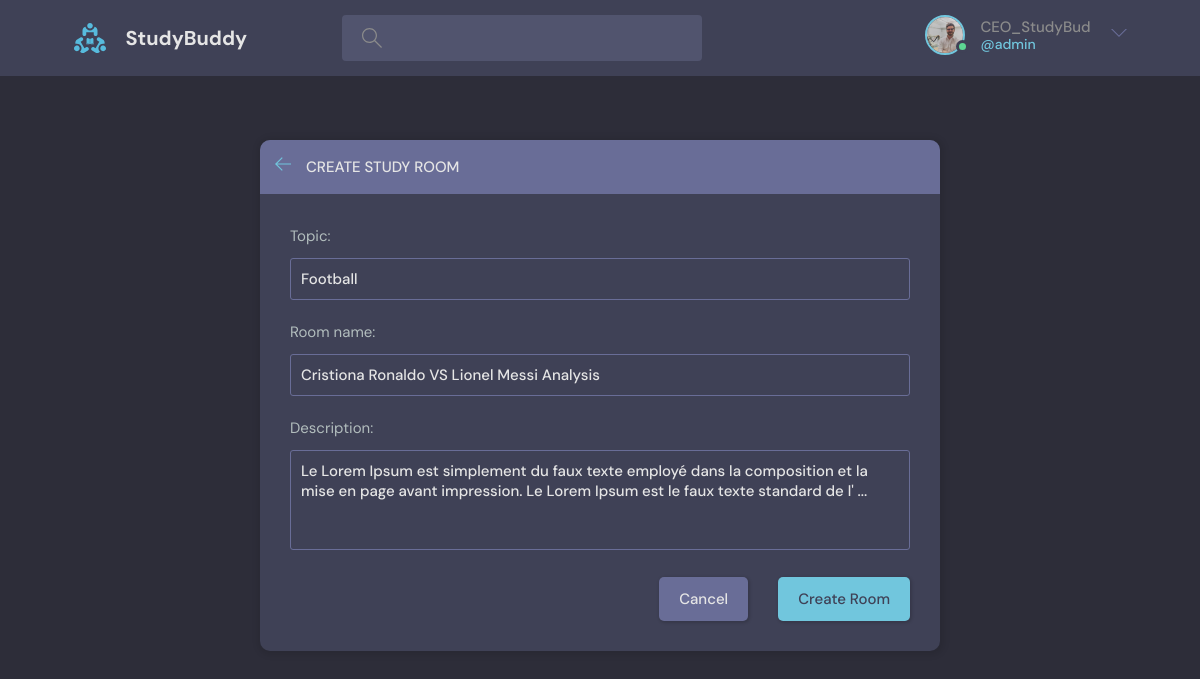
The app's page /update-room/1/ (signed in), older data.
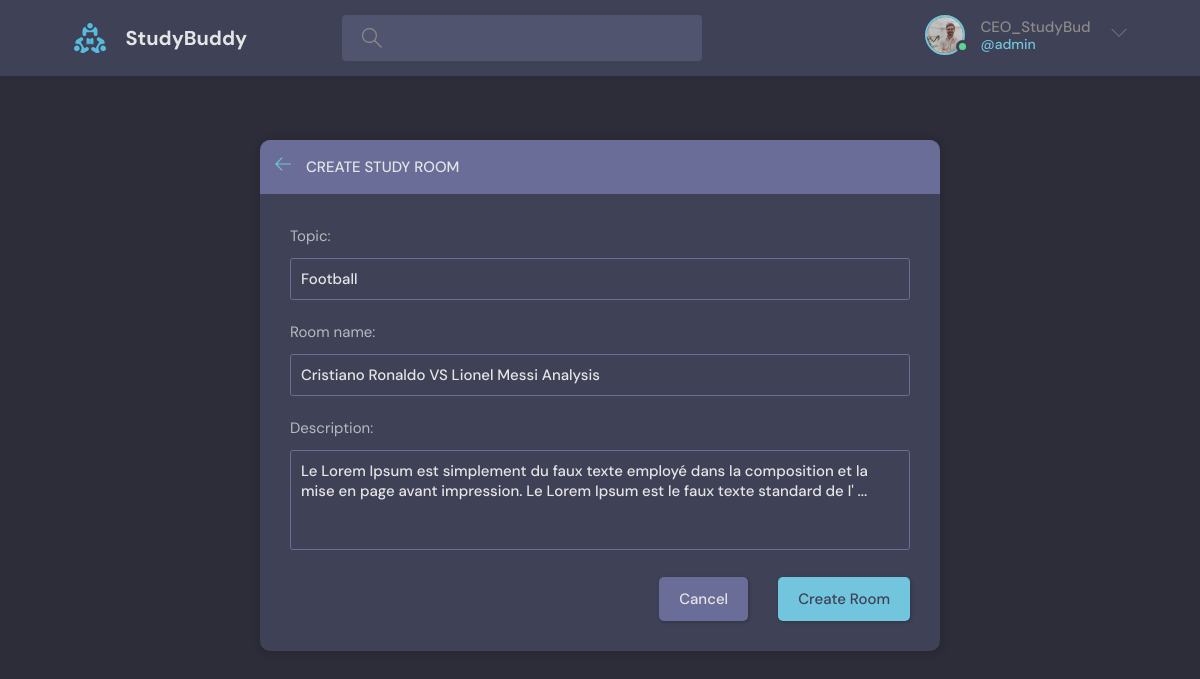
The same page, newer data.
### base/models.py (models this page shows, shortened)
class Room(models.Model):
    host = models.ForeignKey(User, on_delete=models.CASCADE)
    topic = models.ForeignKey(Topic, on_delete=models.SET_NULL, null=True)
    name = models.CharField(max_length=200, null=True)
    description = models.TextField(null=True, blank=True)
    participants = models.ManyToManyField(User, related_name='participants', blank=True)
    updated = models.DateTimeField(auto_now=True)
    created = models.DateTimeField(auto_now_add=True)
    class Meta:
        ordering = ['-updated', '-created']

class Topic(models.Model):
    name = models.CharField(max_length=200)
    def __str__(self):
        return self.name

### base/views.py (the view, shortened to what this page needs)
# urls.py: path('update-room/<int:pk>/', views.update_room, name="update-room"),
@login_required(login_url='login')
def update_room(request, pk):
    room = Room.objects.get(id=pk)
    topics = Topic.objects.all()
    form = RoomForm(instance=room)
    if request.user != room.host:
        return HttpResponse("You're not allowed here !!")
    context = {'form': form, 'topics': topics, 'room':room}
    return render(request, 'base/create-room.html', context)

### base/forms.py
class RoomForm(ModelForm):
    class Meta:
        model = Room
        exclude = ['host', 'participants']
        labels = {
            'name': 'Room name',
        }

### base/templates/base/create-room.html (shortened to what this page needs)
{% extends 'main.html' %}
{% block content %}
  <main class="create-room layout">
    <div class="container">
      <div class="layout__box">
        <div class="layout__boxHeader">
          <div class="layout__boxTitle">
            <a href="{{request.META.HTTP_REFERER}}">
              <svg version="1.1" xmlns="http://www.w3.org/2000/svg" width="32" height="32" viewBox="0 0 32 32">
                <title>arrow-left</title>
                <path
                  d="M13.723 2.286l-13.723 13.714 13.719 13.714 1.616-1.611-10.96-10.96h27.625v-2.286h-27.625l10.965-10.965-1.616-1.607z">
                </path>
              </svg>
            </a>
            <h3>Create Study Room</h3>
          </div>
        </div>
        <div class="layout__body">
          <form class="form" action="#" method="post">
              <div class="form__group">
                {{form.topic.label_tag}}
                <input required type="text" name="topic" value="{{room.topic.name}}" id="id_topic" list="topic-list" />
              </div>
              <div class="form__group">
                {{form.name.label_tag}}
                {{form.name}}
              </div>
              <div class="form__group">
                {{form.description.label_tag}}
                {{form.description}}
              </div>
            <div class="form__action">
              <a class="btn btn--dark" href="{{request.META.HTTP_REFERER}}">Cancel</a>
              <button class="btn btn--main" type="submit">Create Room</button>
            </div>
          </form>
        </div>
      </div>
    </div>
  </main>
{% endblock content %}

Row changes from the older to the newer data that the page shows:
changed Room "Football": name "Cristiona Ronaldo VS Lionel Messi Analysis" → "Cristiano Ronaldo VS Lionel Messi Analysis"
